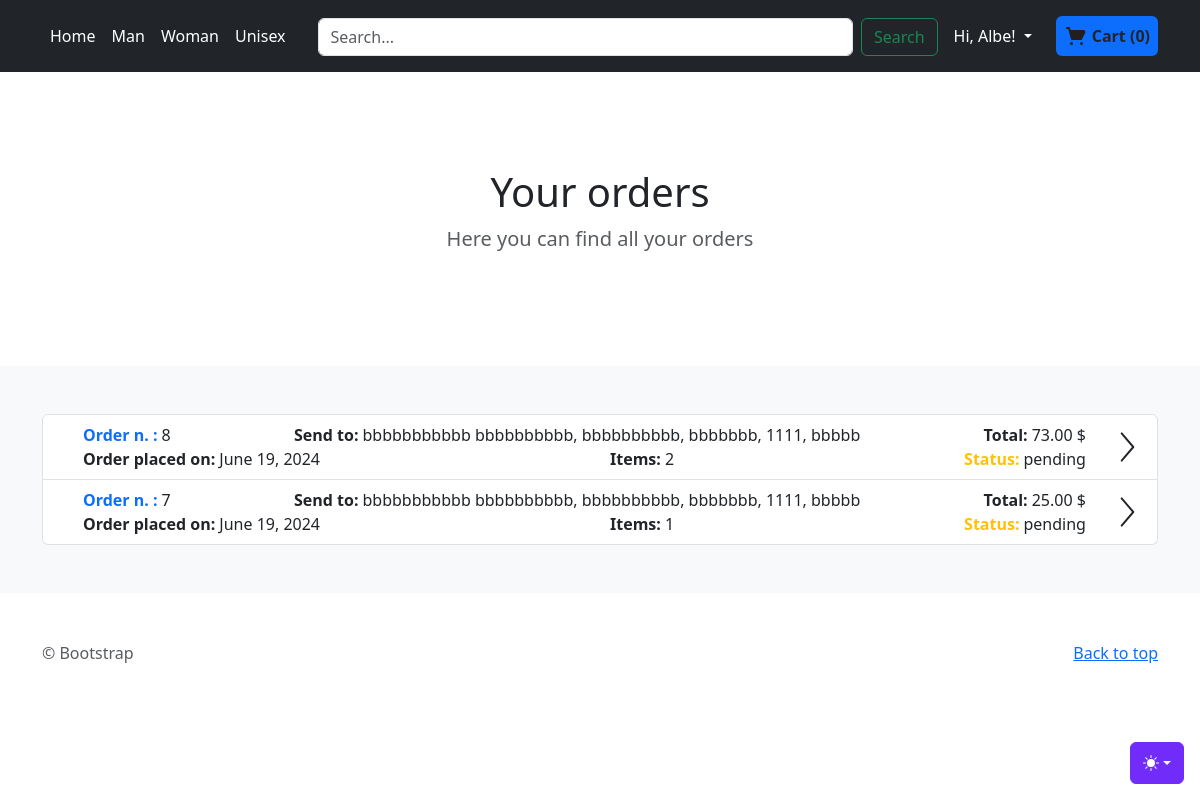
/order/orders/ (signed in), run on the app's committed database.
### accounts/models.py (models this page shows)
class CustomUser(AbstractUser):
    def __str__(self):
        return self.username

### order/models.py (models this page shows, shortened)
class Order(models.Model):
    PAYMENT_METHODS = [
        ('credit', 'Credit Card'),
        ('debit', 'Debit Card'),
        ('paypal', 'PayPal')
    ]
    user = models.ForeignKey(CustomUser, on_delete=models.SET_NULL, null=True, blank=True,editable=False)
    created_at = models.DateTimeField(auto_now_add=True)
    total_products = models.PositiveIntegerField(null=False,blank=False,editable=False)
    total_price = models.DecimalField(max_digits=10, decimal_places=2,null=False,blank=False,default=0,editable=False)
    payment_method = models.CharField(max_length=20,choices=PAYMENT_METHODS,null=False,blank=False,editable=False)
    shipping_email = models.EmailField(max_length=254,null=True,blank=True)
    shipping_nickname = models.CharField(max_length=255, blank=True, null=True)
    shipping_first_name_recipient = models.CharField(max_length=255, blank=True, null=True)
    shipping_last_name_recipient = models.CharField(max_length=255, blank=True, null=True)
    shipping_address1 = models.CharField(max_length=255, blank=False, null=True)
    shipping_address2 = models.CharField(max_length=255, blank=True, null=True)
    shipping_country = models.CharField(max_length=255, blank=False, null=True)
    shipping_state = models.CharField(max_length=255, blank=False, null=True)
    shipping_zip = models.CharField(max_length=20, blank=False, null=True)
    status = models.CharField(max_length=20, choices=OrderStatus.choices(), default=OrderStatus.PENDING.value)

### order/views.py (the view)
# urls.py: path('orders/', views.orders, name='orders'),
def orders(request):
    data_response = {
        'orders': None
    }
    if request.user.is_authenticated:
        user_id = request.user.id
        orders = Order.objects.filter(user=user_id).all().order_by('-created_at')
        data_response['orders'] = orders
    return render(request, 'order/orders.html', cart_info(request) | data_response)

### order/models.py (called while the page is built)
    def total_items(self):
        return sum(item.quantity for item in self.cartitem_set.all())

    def total_price(self):
        total = 0
        for item in self.cartitem_set.all():
            total += item.quantity * item.product.price
        return total

### order/views.py (called while the page is built, shortened)
def get_or_create_cart(request):
    if request.user.is_authenticated:
        cart, created = Cart.objects.get_or_create(user=request.user)
    return cart

def get_cart_products(cart):
    cart_items = CartItem.objects.filter(cart=cart).select_related('product')
    cart_products = [
        {
            'product_id': item.product.id,
            'name': item.product.product.brand.brand_name + " " + item.product.title,
            'price': item.product.price,
            'quantity': item.quantity,
            'size': item.product.size.size_name if item.product.size else "One size",
            'color': item.product.color.color_name if item.product.color else "One color"
        } for item in cart_items
    ]
    return cart_products

def cart_info(request):
    cart = get_or_create_cart(request)
    data_response = {
        'cart_products': get_cart_products(cart),
        'total_items': cart.total_items(),
        'total_price': cart.total_price()
    }
    return data_response

### templates/order/orders.html (shortened to what this page needs)
{% extends 'store/index.html' %}
{% load static %}
{% block categories %}
  <section class="py-5 text-center container">
        <div class="row py-lg-5">
      <div class="col-lg-6 col-md-8 mx-auto">
        <h1 class="fw-light">{% block section_title %}Your orders {% endblock section_title %}</h1>
        <p class="lead text-body-secondary">{% block section_par %}Here you can find all your orders{% endblock section_par %}</p>
      </div>
    </div>
  </section>
{% endblock categories %}
{% block content %}
    {% if orders %}
        <div class="list-group">
        {% for order in orders %}
          <a href="{% url 'order:order-detail' order.id %}" class="list-group-item list-group-item-action">
          <div class="d-flex justify-content-between align-items-center">
              <div class="w-100">
                  <div class="d-flex justify-content-between flex-wrap">
                              <div class="mx-4 d-flex">
                                  <span class="me-1 text-primary fw-bold">Order n. :</span>
                                  <span class="" > {{ order.id }}</span>
                              </div>
                              <div class="mx-4 d-flex align-items-center">
                                  <span class="me-1 fw-bold">Send to: </span>
                                  <span class="">{{ order.shipping_first_name_recipient }} {{ order.shipping_last_name_recipient }},
                                  {{ order.shipping_address1 }}, {% if order.shipping_address2 %}{{ order.shipping_address2 }},{% endif %}
                                  {{ order.shipping_state }}, {{ order.shipping_zip }}, {{ order.shipping_country }}</span>
                              </div>
                                <div class="mx-4 d-flex">
                                  <span class="me-1 fw-bold">Total:</span>
                                  <span class=""> {{ order.total_price }} $</span>
                              </div>
                          </div>
                  <div class="d-flex justify-content-between flex-wrap">
                              <div class="mx-4 d-flex">
                                  <span class="me-1 fw-bold">Order placed on:</span>
                                  <span class="" > {{ order.created_at.date }}</span>
                              </div>
                              <div class="mx-4 d-flex">
                                  <span class="me-1 fw-bold">Items:</span>
                                  <span class=""> {{ order.total_products }}</span>
                              </div>
                              <div class="mx-4 d-flex">
                                  <span class="me-1 text-warning fw-bold">Status:</span>
                                  <span class="" > {{ order.status }}</span>
                              </div>
                          </div>
              </div>
              <svg id="i-chevron-right" xmlns="http://www.w3.org/2000/svg" viewBox="0 0 32 32" width="32" height="32" fill="none" stroke="currentcolor" stroke-linecap="round" stroke-linejoin="round" stroke-width="2">
                <path d="M12 30 L24 16 12 2" />
              </svg>
          </div>
          </a>
        {% endfor %}
        </div>
    {% else %}
        <div class="text-center text-warning">
        There are no orders placed
        </div>
    {% endif %}
{% endblock content %}

### templates/store/index.html (shortened to what this page needs)
{% load static %}
<!doctype html>
<html lang="en" data-bs-theme="auto">
  <head><script src="{% static 'assets/js/color-modes.js' %}"></script>
    <link rel="stylesheet" href="https://cdn.jsdelivr.net/npm/@docsearch/css@3">
<link href="{%  static 'assets/dist/css/bootstrap.min.css' %}" rel="stylesheet">
<link href="{%  static 'assets/dist/css/store.css' %}" rel="stylesheet">
  </head>
  <body>
    <div class="dropdown position-fixed bottom-0 end-0 mb-3 me-3 bd-mode-toggle">
      <button class="btn btn-bd-primary py-2 dropdown-toggle d-flex align-items-center"
              id="bd-theme"
              type="button"
              aria-expanded="false"
              data-bs-toggle="dropdown"
              aria-label="Toggle theme (auto)">
        <svg class="bi my-1 theme-icon-active" width="1em" height="1em"><use href="#circle-half"></use></svg>
      </button>
    </div>
  <header class="p-3 text-bg-dark">
    <div class="container">
      <div class="d-flex flex-wrap align-items-center justify-content-between">
        <ul class="nav col-12 col-lg-auto mb-2 justify-content-center mb-md-0">
            <li><a href="{% url 'store:home' %}" class="nav-link px-2 text-white">Home</a></li>
            <li><a href="{% url 'store:gender-store' 'Male' %}" class="nav-link px-2 text-white">Man</a></li>
            <li><a href="{% url 'store:gender-store' 'Female' %}" class="nav-link px-2 text-white">Woman</a></li>
            <li><a href="{% url 'store:gender-store' 'Unisex' %}" class="nav-link px-2 text-white">Unisex</a></li>
        </ul>
        <form method="GET" action="{% url 'store:search' %}" class="m-auto col-lg-auto mb-3 mb-lg-0 me-lg-3 flex-grow-1 mx-4" role="search">
            <div class="d-flex">
                <input class="form-control me-2" type="search" placeholder="Search..." aria-label="Search" name="searched">
                <button class="btn btn-outline-success" type="submit">Search</button>
            </div>
        </form>
      <div class="m-auto d-flex justify-content-between align-items-center">
          {% if user.is_authenticated %}
            <div class="dropdown text-end me-4">
          <a href="#" class="d-block link-body-emphasis text-decoration-none dropdown-toggle text-white" data-bs-toggle="dropdown" aria-expanded="false">
              {% if user.first_name %}
                Hi, {{ user.first_name }}!
              {% else %}
                Hi, {{ user.username }}!
              {% endif %}
          </a>
        </div>
          {% endif %}
<div class="d-flex justify-content-center align-items-center rounded bg-primary p-2">
    <a href="{% url 'order:cart-overview' %}" class="d-flex justify-content-center text-decoration-none align-items-center" style="width: 100%; height: 100%;">
        <span class="ml-1 fw-bold text-dark" id="cart-total">
            Cart ({{ total_items }})
        </span>
    </a>
</div>
      </div>
      </div>
    </div>
  </header>
<main>
    {% block categories %}{% endblock categories %}
  <div class="album py-5 bg-body-tertiary">
  <div class="d-flex">
        <div class="container">
            {% block content %}{% endblock content %}
        </div>
  </div>
  </div>
</main>
<footer class="text-body-secondary py-5">
  <div class="container">
    <p class="float-end mb-1">
      <a href="#">Back to top</a>
    </p>
    <p class="mb-1"> &copy; Bootstrap</p>
  </div>
</footer>
    </body>
</html>

### templates/store/index.html (style rules this page uses)
.bi { vertical-align: -.125em; fill: currentColor; }
.btn-bd-primary { --bd-violet-bg: #712cf9; --bd-violet-rgb: 112.520718, 44.062154, 249.437846; --bs-btn-font-weight: 600; --bs-btn-color: var(--bs-white); --bs-btn-bg: var(--bd-violet-bg); --bs-btn-border-color: var(--bd-violet-bg); --bs-btn-hover-color: var(--bs-white); --bs-btn-hover-bg: #6528e0; --bs-btn-hover-border-color: #6528e0; --bs-btn-focus-shadow-rgb: var(--bd-violet-rgb); --bs-btn-active-color: var(--bs-btn-hover-color); --bs-btn-active-bg: #5a23c8; --bs-btn-active-border-color: #5a23c8; }
.bd-mode-toggle { z-index: 1500; }

### data on the page
CustomUser: first_name "Albe"
Order: id "8", shipping_first_name_recipient "bbbbbbbbbbb", shipping_last_name_recipient "bbbbbbbbbb", shipping_address1 "bbbbbbbbbb", shipping_state "bbbbbbb", shipping_zip "1111", shipping_country "bbbbb", total_price "73.00", created_at "June 19, 2024", total_products "2", status "pending"
Order: id "7", shipping_first_name_recipient "bbbbbbbbbbb", shipping_last_name_recipient "bbbbbbbbbb", shipping_address1 "bbbbbbbbbb", shipping_state "bbbbbbb", shipping_zip "1111", shipping_country "bbbbb", total_price "25.00", created_at "June 19, 2024", total_products "1", status "pending"

### other printed values
{{ total_items }} "0"
